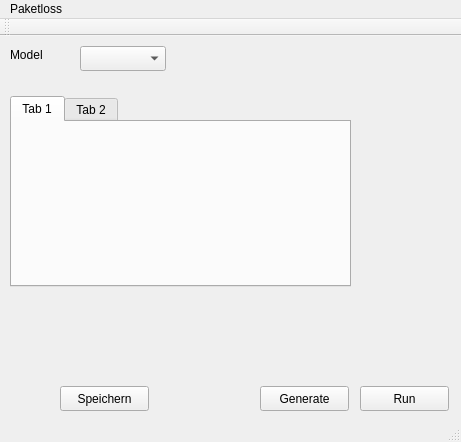
<?xml version="1.0" encoding="UTF-8"?>
<ui version="4.0">
 <class>MainWindow</class>
 <widget class="QMainWindow" name="MainWindow">
  <property name="geometry">
   <rect>
    <x>0</x>
    <y>0</y>
    <width>461</width>
    <height>442</height>
   </rect>
  </property>
  <property name="windowTitle">
   <string>MainWindow</string>
  </property>
  <widget class="QWidget" name="centralWidget">
   <widget class="QTabWidget" name="tabWidget">
    <property name="geometry">
     <rect>
      <x>10</x>
      <y>60</y>
      <width>341</width>
      <height>191</height>
     </rect>
    </property>
    <widget class="QWidget" name="tab">
     <attribute name="title">
      <string>Tab 1</string>
     </attribute>
    </widget>
    <widget class="QWidget" name="tab_2">
     <attribute name="title">
      <string>Tab 2</string>
     </attribute>
    </widget>
   </widget>
   <widget class="QPushButton" name="btnRun">
    <property name="geometry">
     <rect>
      <x>360</x>
      <y>350</y>
      <width>89</width>
      <height>25</height>
     </rect>
    </property>
    <property name="text">
     <string>Run</string>
    </property>
   </widget>
   <widget class="QPushButton" name="btnGenerate">
    <property name="geometry">
     <rect>
      <x>260</x>
      <y>350</y>
      <width>89</width>
      <height>25</height>
     </rect>
    </property>
    <property name="text">
     <string>Generate</string>
    </property>
   </widget>
   <widget class="QPushButton" name="btnSave">
    <property name="geometry">
     <rect>
      <x>60</x>
      <y>350</y>
      <width>89</width>
      <height>25</height>
     </rect>
    </property>
    <property name="text">
     <string>Speichern</string>
    </property>
   </widget>
   <widget class="QComboBox" name="cbModel">
    <property name="geometry">
     <rect>
      <x>80</x>
      <y>10</y>
      <width>86</width>
      <height>25</height>
     </rect>
    </property>
   </widget>
   <widget class="QLabel" name="lblModel">
    <property name="geometry">
     <rect>
      <x>10</x>
      <y>10</y>
      <width>67</width>
      <height>17</height>
     </rect>
    </property>
    <property name="text">
     <string>Model</string>
    </property>
   </widget>
  </widget>
  <widget class="QMenuBar" name="menuBar">
   <property name="geometry">
    <rect>
     <x>0</x>
     <y>0</y>
     <width>461</width>
     <height>22</height>
    </rect>
   </property>
   <widget class="QMenu" name="menuTrace_Generator">
    <property name="title">
     <string>Paketloss</string>
    </property>
   </widget>
   <addaction name="menuTrace_Generator"/>
  </widget>
  <widget class="QToolBar" name="mainToolBar">
   <attribute name="toolBarArea">
    <enum>TopToolBarArea</enum>
   </attribute>
   <attribute name="toolBarBreak">
    <bool>false</bool>
   </attribute>
  </widget>
  <widget class="QStatusBar" name="statusBar"/>
 </widget>
 <layoutdefault spacing="6" margin="11"/>
 <resources/>
 <connections/>
</ui>
